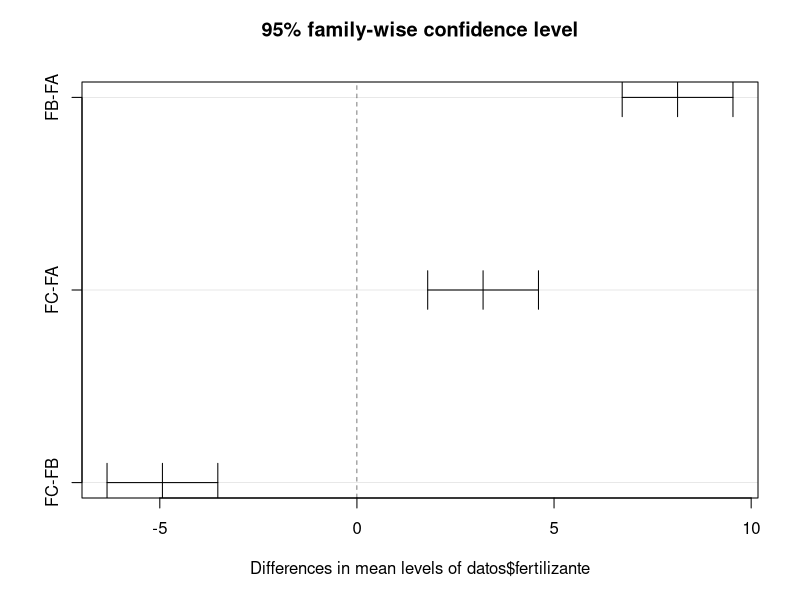

R code for this plot:
#EXAMEN FINAL ANOVA 
#04/12/2024
#FRANCISCO JAVIER HERRERA NEVAREZ 


#DATOS POR GRUPO
fertilizante_A <- c(12, 15, 14, 10, 13, 11, 16, 12, 14, 13, 12, 15, 14, 10, 11)
fertilizante_B <- c(20, 22, 19, 21, 23, 22, 20, 19, 21, 20, 22, 23, 19, 21, 22)
fertilizante_C <- c(16, 17, 18, 15, 14, 16, 17, 18, 15, 14, 16, 17, 18, 15, 14)
planta <- seq_along(1:45)

#CREAR EL DATA FRAME 
datos <- data.frame(planta = planta, tiempo = c(fertilizante_A, fertilizante_B, fertilizante_C), fertilizante = factor(rep
(c("FA", "FB", "FC"), each = 15))) 
head(datos)

tapply(datos$tiempo, datos$fertilizante, mean)
tapply(datos$tiempo, datos$fertilizante, var)

shapiro.test(datos$tiempo)
bartlett.test(datos$tiempo ~ datos$fertilizante)
par.aov <- aov(datos$tiempo ~ datos$fertilizante)
summary(par.aov)
TukeyHSD(par.aov)
plot(TukeyHSD(par.aov))
